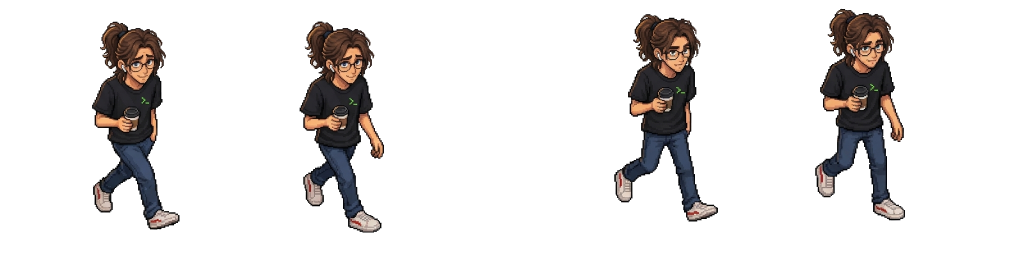
#> input picture assets/bykentiy-walk-v1.png, 2048 x 512 px (shown at 1/2 size)
$ python normalize_sprites.py
#> lines starting #> are read from the running program, lines starting #| are printed output that depends on the picture; after the words box and inside, x2 and y2 are one past the last pixel; in counts of white or black regions, pixels touching at a corner belong together
### scripts/face_edit.py
"""Pixel edits on generated character frames (dev only, used by normalize_sprites.py).

remove_glasses   — everything inside the face hull within the eye band that is
                   neither skin, eye nor hair is repainted with nearby skin.
remove_moustache — same idea for the band under the nose, then a mouth is drawn.
Works on full-resolution source frames before downscaling.
"""
import numpy as np
from scipy import ndimage


def channels(px):
    return px[..., 0].astype(int), px[..., 1].astype(int), px[..., 2].astype(int)


def lum(px):
    r, g, b = channels(px)
    return 0.3 * r + 0.59 * g + 0.11 * b


def skin_mask(px):
    r, g, b = channels(px)
    sat = (r - b) / np.maximum(r, 1)
    return (px[..., 3] > 200) & (r > g) & (g > b) & (r - b > 38) & (lum(px) > 125) & (r > 170) & (sat > 0.24)


# [4 lines left out: function hair_mask, not called in this run]


def eye_mask(px):
    """Радужка + зрачок + белок рядом с радужкой; блики на линзах сюда не входят."""
    r, g, b = channels(px)
    L = lum(px)
    iris = (b > r + 2) & (L > 55) & (L < 200) & (px[..., 3] > 200)
    lab, n = ndimage.label(iris)
    core = np.zeros_like(iris)
    for i in range(1, n + 1):
        comp = lab == i
        if 8 <= comp.sum() <= 400:
            core |= comp
    near = ndimage.binary_dilation(core, structure=np.ones((1, 7)))  # белок — слева/справа от радужки
    white = (L > 195) & (abs(r - b) < 45)
    dark = L < 100
    return core | (near & white & (L > 225)) | (ndimage.binary_dilation(core, iterations=3) & dark)


def inpaint(arr, mask, known, sigma=5):
    """Гладкая заливка: нормализованная гауссова свёртка по пикселям кожи."""
    known = known & ~mask
    w = ndimage.gaussian_filter(known.astype(float), sigma)
    res = arr.copy()
    for ch in range(3):
        v = ndimage.gaussian_filter(arr[..., ch].astype(float) * known, sigma)
        fill = v / np.maximum(w, 1e-6)
        res[..., ch] = np.where(mask & (w > 1e-4), fill.clip(0, 255), arr[..., ch]).astype(np.uint8)
    return res


def top_of(arr):
    ys, _ = np.nonzero(arr[..., 3] > 40)
    return ys.min()


# [7 lines left out: function face_hull, not called in this run]


def head_center(arr, t):
    ys, xs = np.nonzero(arr[t:t + 100, :, 3] > 40)
    return int(np.median(xs))


def _repaint(arr, band, halfw, keep_hair, reach, shift=0):
    t = top_of(arr)
    cx = head_center(arr, t) + shift
    y0, y1 = t + band[0], t + band[1]
    x0, x1 = max(0, cx - halfw), cx + halfw
    sub = arr[y0:y1, x0:x1]
    r, g, b = channels(sub)
    skin = skin_mask(sub)
    inside = ndimage.binary_erosion(arr[..., 3] > 10, iterations=4)[y0:y1, x0:x1]
    near_skin = ndimage.binary_dilation(skin, iterations=reach)
    keep = skin | eye_mask(sub) | ((b > r + 10) & (lum(sub) > 120))  # рубашку не трогаем
    if keep_hair:
        keep |= hair_mask(sub) & (lum(sub) >= 55)
    kill = inside & near_skin & ~keep
    mask = np.zeros(arr.shape[:2], bool)
    mask[y0:y1, x0:x1] = kill
    known = np.zeros(arr.shape[:2], bool)
    ky0 = max(0, y0 - 20)
    known[ky0:y1 + 20, x0:x1] = skin_mask(arr[ky0:y1 + 20, x0:x1])
    out = inpaint(arr, mask, known)
    out[..., 3] = np.where(mask, 255, out[..., 3])
    return out, mask


def remove_glasses(arr, boxes=None):
    """Геометрически: вокруг каждой радужки — прямоугольник линзы (верх ниже бровей).
    Внутри стирается всё, кроме кожи и самого глаза; плюс перемычка между линзами."""
    t = top_of(arr)
    y_off = t + 40
    head = arr[y_off:t + 115]
    r, g, b = channels(head)
    L = lum(head)
    iris = (b > r + 2) & (L > 55) & (L < 200) & (head[..., 3] > 200)
    if boxes:  # заданы вручную (ya, yb, xa, xb) в координатах кадра
        boxes = [(ya - y_off, yb - y_off, xa, xb) for (ya, yb, xa, xb) in boxes]
    else:
        lab, n = ndimage.label(iris)
        boxes = []
        for i in range(1, n + 1):
            ys, xs = np.nonzero(lab == i)
            if 8 <= len(ys) <= 400:
                boxes.append((ys.min(), ys.max(), xs.min(), xs.max()))
    if not boxes:
        return arr
    # глаза: радужка + зрачок внутри неё + белок вплотную по горизонтали
    eye = np.zeros_like(iris)
    for (ya, yb, xa, xb) in boxes:
        eye[ya:yb + 1, max(0, xa - 5):xb + 6] |= (L[ya:yb + 1, max(0, xa - 5):xb + 6] > 200) | iris[ya:yb + 1, max(0, xa - 5):xb + 6]
        eye[ya:yb + 1, xa:xb + 1] = True
    zone = np.zeros_like(iris)
    for (ya, yb, xa, xb) in boxes:
        zone[max(0, ya - 8):yb + 18, max(0, xa - 20):xb + 21] = True
    if len(boxes) >= 2:
        bs = sorted(boxes, key=lambda bx: bx[2])
        ya = min(bx[0] for bx in bs[:2])
        zone[max(0, ya - 8):ya + 4, bs[0][3]:bs[1][2] + 1] = True  # перемычка
    skin = skin_mask(head)
    inside = ndimage.binary_erosion(head[..., 3] > 10, iterations=4)
    kill = zone & inside & ~skin & ~eye
    kill = ndimage.binary_dilation(kill, iterations=1) & zone & inside & ~eye
    mask = np.zeros(arr.shape[:2], bool)
    mask[y_off:t + 115] = kill
    known = np.zeros(arr.shape[:2], bool)
    known[y_off - 10:t + 125] = skin_mask(arr[y_off - 10:t + 125])
    return inpaint(arr, mask, known, sigma=3)


def remove_moustache(arr, band=(76, 110)):
    out, mask = _repaint(arr, band, 50, keep_hair=False, reach=14)
    ys, xs = np.nonzero(mask)
    if len(xs) < 20:
        return out
    # рот: короткая сжатая линия (Директор недоволен) + лёгкая тень под носом
    cy = int(np.percentile(ys, 72))
    cx = int(np.median(xs))
    half = max(6, int((np.percentile(xs, 90) - np.percentile(xs, 10)) * 0.2))
    out[cy:cy + 3, cx - half:cx + half, :3] = (104, 48, 40)
    out[cy + 3:cy + 5, cx - half + 2:cx + half - 2, :3] = (out[cy + 3:cy + 5, cx - half + 2:cx + half - 2, :3] * 0.9).astype(np.uint8)
    return out

### scripts/normalize_sprites.py
"""Normalize generated sprite sheets for the game.

- Walk strips (4 frames, uneven baselines) -> fixed-size frames, feet on the
  bottom edge, horizontally centred, Lanczos-downscaled to 2x game size.
- Coworker atlas (2x2) -> horizontal strip of 4 cells, same treatment.

Usage: python scripts/normalize_sprites.py
Requires Pillow + numpy (dev only; the game itself needs nothing).
"""
from pathlib import Path
import numpy as np
from PIL import Image
from face_edit import remove_glasses, remove_moustache

ASSETS = Path(__file__).resolve().parent.parent / "assets"


def frames_from_strip(img, count):
    w = img.width // count
    return [img.crop((i * w, 0, (i + 1) * w, img.height)) for i in range(count)]


def frames_from_atlas(img, cols, rows):
    cw, ch = img.width // cols, img.height // rows
    return [img.crop((c * cw, r * ch, (c + 1) * cw, (r + 1) * ch)) for r in range(rows) for c in range(cols)]


def trim(frame):
    a = np.array(frame)[:, :, 3]
    # drop faint halo / stray pixels
    mask = a > 40
    ys, xs = np.nonzero(mask)
    return frame.crop((xs.min(), ys.min(), xs.max() + 1, ys.max() + 1))


def edit_frames(frames, fn, per_frame=None):
    per_frame = per_frame or [{}] * len(frames)
    return [Image.fromarray(fn(np.array(f), **kw)) for f, kw in zip(frames, per_frame)]


def normalize(frames, out_h, name):
    trimmed = [trim(f) for f in frames]
    # every frame is scaled to the same height: generated frames drift in size
    out_w = int(max(t.width * out_h / t.height for t in trimmed)) + 4
    sheet = Image.new("RGBA", (out_w * len(trimmed), out_h), (0, 0, 0, 0))
    for i, t in enumerate(trimmed):
        scale = out_h / t.height
        tw, th = max(1, round(t.width * scale)), out_h
        small = t.resize((tw, th), Image.LANCZOS)
        sheet.alpha_composite(small, (i * out_w + (out_w - tw) // 2, out_h - th))
    sheet.save(ASSETS / name, optimize=True)
    print(name, sheet.size, "frame", out_w, "x", out_h)


if __name__ == "__main__":
    # Быкентий без очков (он ближе к рокеру), Директор Начальникович — без усов
    vik = edit_frames(frames_from_strip(Image.open(ASSETS / "bykentiy-walk-v1.png").convert("RGBA"), 4), remove_glasses,
                       # в кадрах 3–4 глаза тёмные и не распознаются — радужки заданы вручную
                       [{}, {}, {"boxes": [(100, 108, 314, 326), (99, 107, 339, 348)]},
                        {"boxes": [(93, 101, 186, 198), (92, 100, 216, 226)]}])
#> in frames_from_strip, `w = img.width // count`: w = 512
#> in edit_frames, `per_frame = per_frame or [{}] * len(frames)`: per_frame = 4 items
#> vik = 4 items
    normalize(vik, 120, "bykentiy-walk-v2.png")
#> in normalize, `out_w = int(max(t.width * out_h / t.height for t in trimmed)) + 4`: out_w = 64
#> in normalize, `sheet = Image.new("RGBA", (out_w * len(trimmed), out_h), (0, 0, 0, 0))`: sheet: PIL image 256x120 RGBA; every value is 0
#> the loop in normalize, `for i, t in enumerate(trimmed):` made 4 passes
#> (scale, tw) on passes 1 to 4: (0.288, 50), (0.284, 48), (0.289, 60), (0.283, 51)
#| bykentiy-walk-v2.png (256, 120) frame 64 x 120
    boss = edit_frames(frames_from_strip(Image.open(ASSETS / "boss-walk-v1.png").convert("RGBA"), 4), remove_moustache)
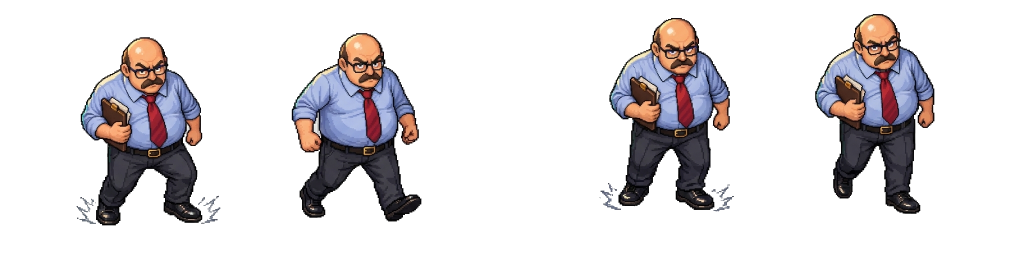
#> input picture assets/boss-walk-v1.png, 2048 x 512 px (shown at 1/2 size)
#> boss = 4 items
    normalize(boss, 134, "boss-walk-v2.png")
#> call 2 of normalize, with out_h = 134, name = 'boss-walk-v2.png'
#> in normalize (call 2), `out_w = int(max(t.width * out_h / t.height for t in trimmed)) + 4`: out_w = 106
#> in normalize (call 2), `sheet = Image.new("RGBA", (out_w * len(trimmed), out_h), (0, 0, 0, 0))`: sheet: PIL image 424x134 RGBA; every value is 0
#> the loop in normalize (call 2), `for i, t in enumerate(trimmed):` made 4 passes
#> (scale, tw) on passes 1 to 4: (0.355, 102), (0.355, 92), (0.346, 93), (0.335, 80)
#> after the loop in normalize (call 2), `for i, t in enumerate(trimmed):`:
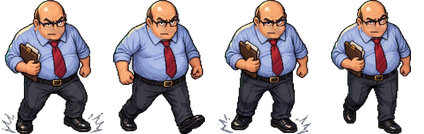
#> sheet: PIL image 424x134 RGBA; mean R, G, B, A 58.8, 51.8, 56, 125.9; transparent parts drawn white
#> after the loop in normalize (call 2), `for i, t in enumerate(trimmed):`:
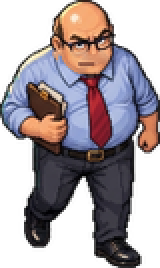
#> small: PIL image 80x134 RGBA (shown 2 times larger); mean R, G, B, A 68.2, 59.2, 63.5, 150.2; transparent parts drawn white
#| boss-walk-v2.png (424, 134) frame 106 x 134
    normalize(frames_from_atlas(Image.open(ASSETS / "coworkers-atlas-v1.png").convert("RGBA"), 2, 2), 112, "coworkers-v2.png")
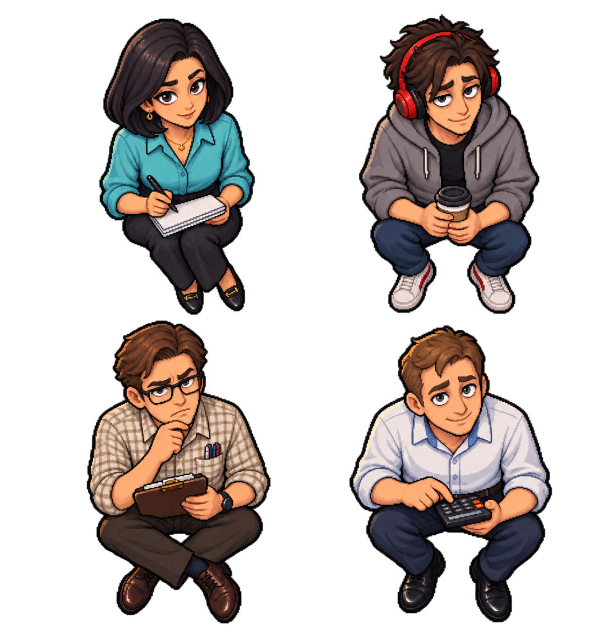
#> input picture assets/coworkers-atlas-v1.png, 1230 x 1278 px (shown at 1/2 size)
#> in frames_from_atlas, `cw, ch = img.width // cols, img.height // rows`: cw = 615; ch = 639
#> call 3 of normalize, with out_h = 112, name = 'coworkers-v2.png'
#> in trim (call 9), `mask = a > 40`:
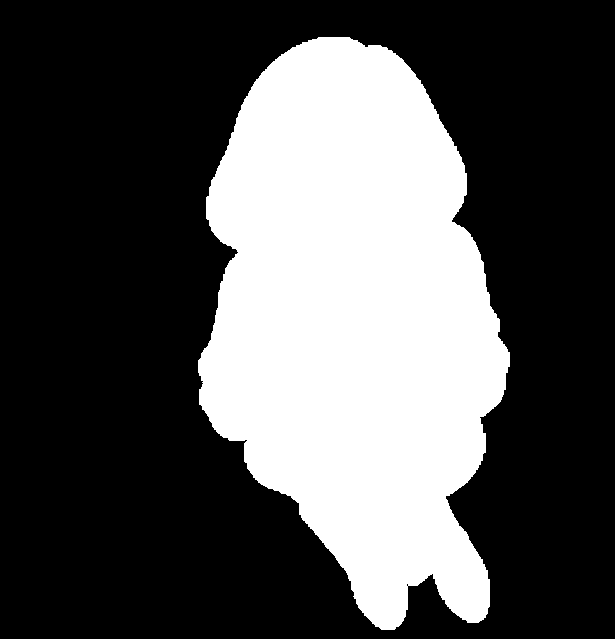
#> mask: shape (639, 615) bool; 32.2% white; 1 white region, box (x1, y1, x2, y2) and area: (198, 37, 510, 630) 126708
#> in trim (call 10), `mask = a > 40`: mask: shape (639, 615) bool; 36.9% white; 1 white region, box (x1, y1, x2, y2) and area: (103, 28, 464, 628) 145146
#> in trim (call 11), `mask = a > 40`: mask: shape (639, 615) bool; 37.4% white; 1 white region, box (x1, y1, x2, y2) and area: (173, 2, 541, 608) 146892
#> in trim (call 12), `mask = a > 40`: mask: shape (639, 615) bool; 37.4% white; 1 white region, box (x1, y1, x2, y2) and area: (83, 11, 490, 606) 146985
#> in normalize (call 3), `out_w = int(max(t.width * out_h / t.height for t in trimmed)) + 4`: out_w = 80
#> in normalize (call 3), `sheet = Image.new("RGBA", (out_w * len(trimmed), out_h), (0, 0, 0, 0))`: sheet: PIL image 320x112 RGBA; every value is 0
#> the loop in normalize (call 3), `for i, t in enumerate(trimmed):` made 4 passes
#> (scale, tw) on passes 1 to 4: (0.189, 59), (0.187, 67), (0.185, 68), (0.188, 77)
#> after the loop in normalize (call 3), `for i, t in enumerate(trimmed):`:
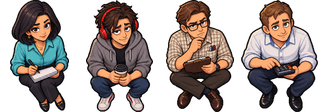
#> sheet: PIL image 320x112 RGBA; mean R, G, B, A 60.9, 50, 45.6, 138.5; transparent parts drawn white
#> after the loop in normalize (call 3), `for i, t in enumerate(trimmed):`:
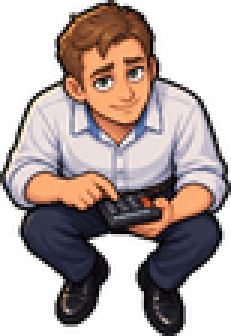
#> small: PIL image 77x112 RGBA (shown 3 times larger); mean R, G, B, A 80.5, 67.1, 63.7, 152.1; transparent parts drawn white
#| coworkers-v2.png (320, 112) frame 80 x 112
